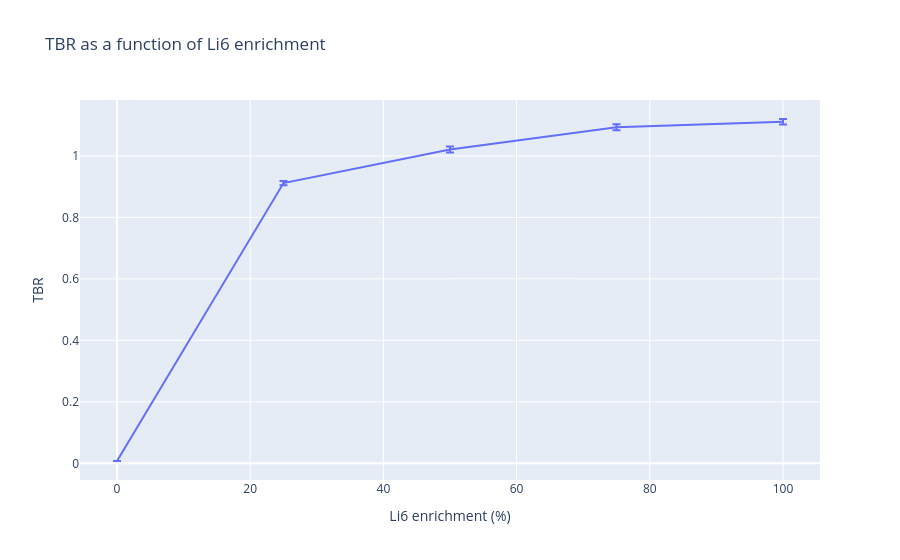

This figure's notebook cell:
### Markdown cell above
Finally, this code block plots a figure showing TBR as a function of Li6 enrichment.

### Code cell
import plotly.graph_objects as go

fig = go.Figure()

# PLOTS RESULTS
fig.add_trace(
    go.Scatter(
        x=[entry['enrichment'] for entry in results],
        y=[entry['tbr_tally_result'] for entry in results],
        mode='lines',
        error_y={'array': [entry['tbr_tally_std_dev'] for entry in results]},
        )
)

fig.update_layout(
    title="TBR as a function of Li6 enrichment",
    xaxis_title="Li6 enrichment (%)",
    yaxis_title="TBR"
)

fig.show()

### Figure 1 — Plotly figure (JSON) as saved in the notebook; plotly's stock layout.template omitted (floating-point values rounded to 4 significant figures)
{"data": [{"error_y": {"array": [0.0001215, 0.006682, 0.009718, 0.009973, 0.008913]}, "mode": "lines", "type": "scatter", "x": [0, 25, 50, 75, 100], "y": [0.007606, 0.9116, 1.021, 1.093, 1.111]}], "layout": {"title": {"text": "TBR as a function of Li6 enrichment"}, "xaxis": {"title": {"text": "Li6 enrichment (%)"}}, "yaxis": {"title": {"text": "TBR"}}}}
